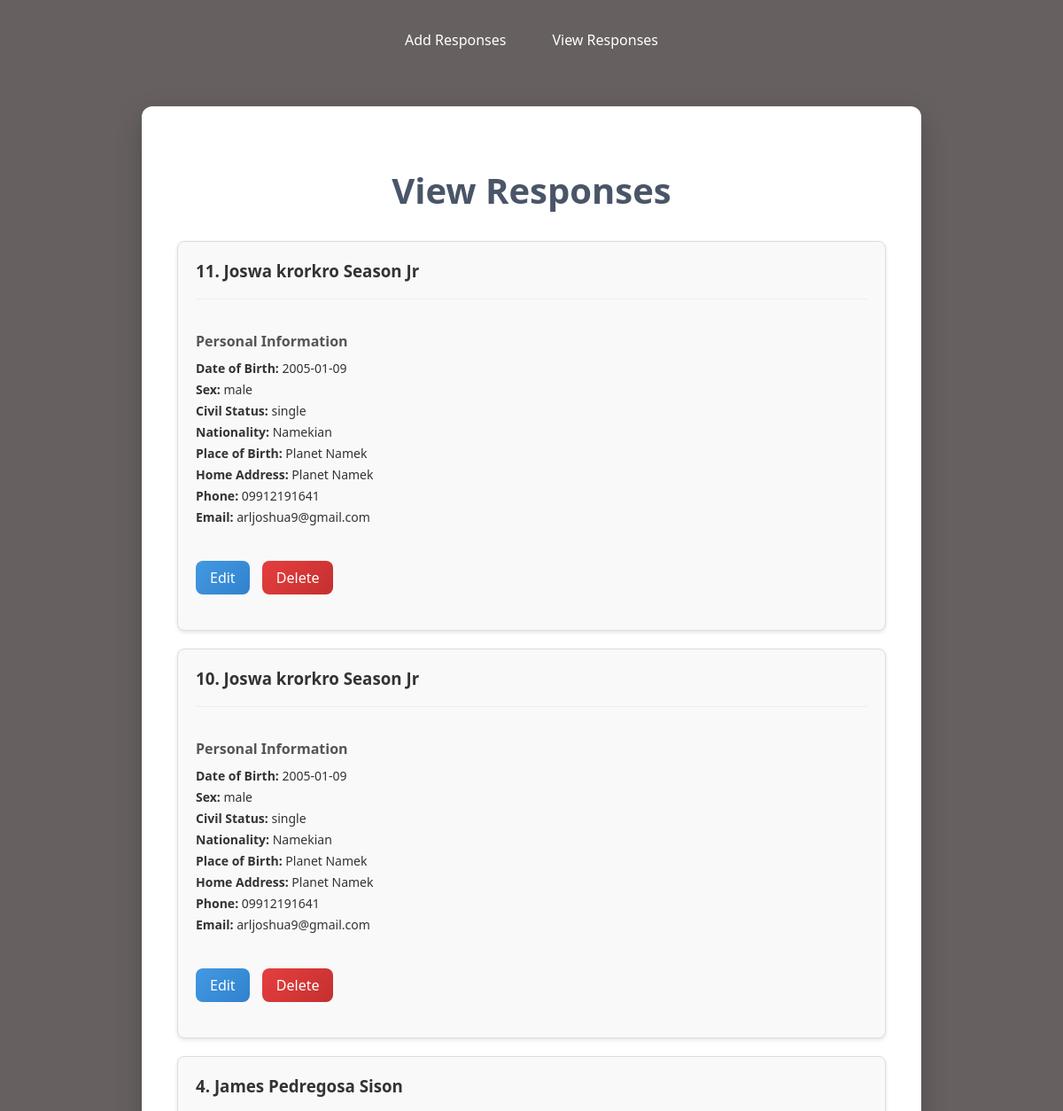
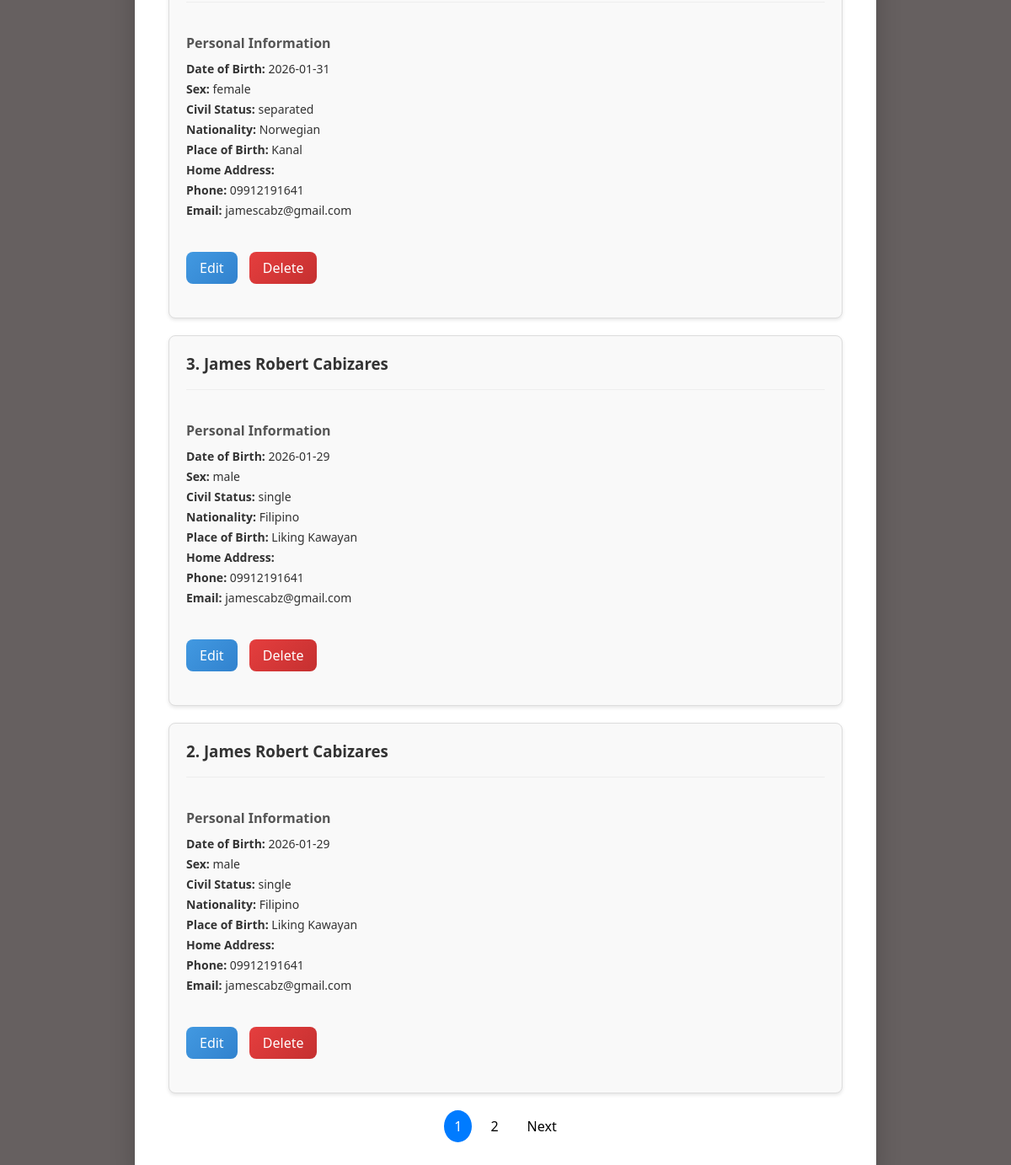
/View/view.php?error=invalid_method, run on an earlier commit of the app's database (2 pictures, top to bottom).
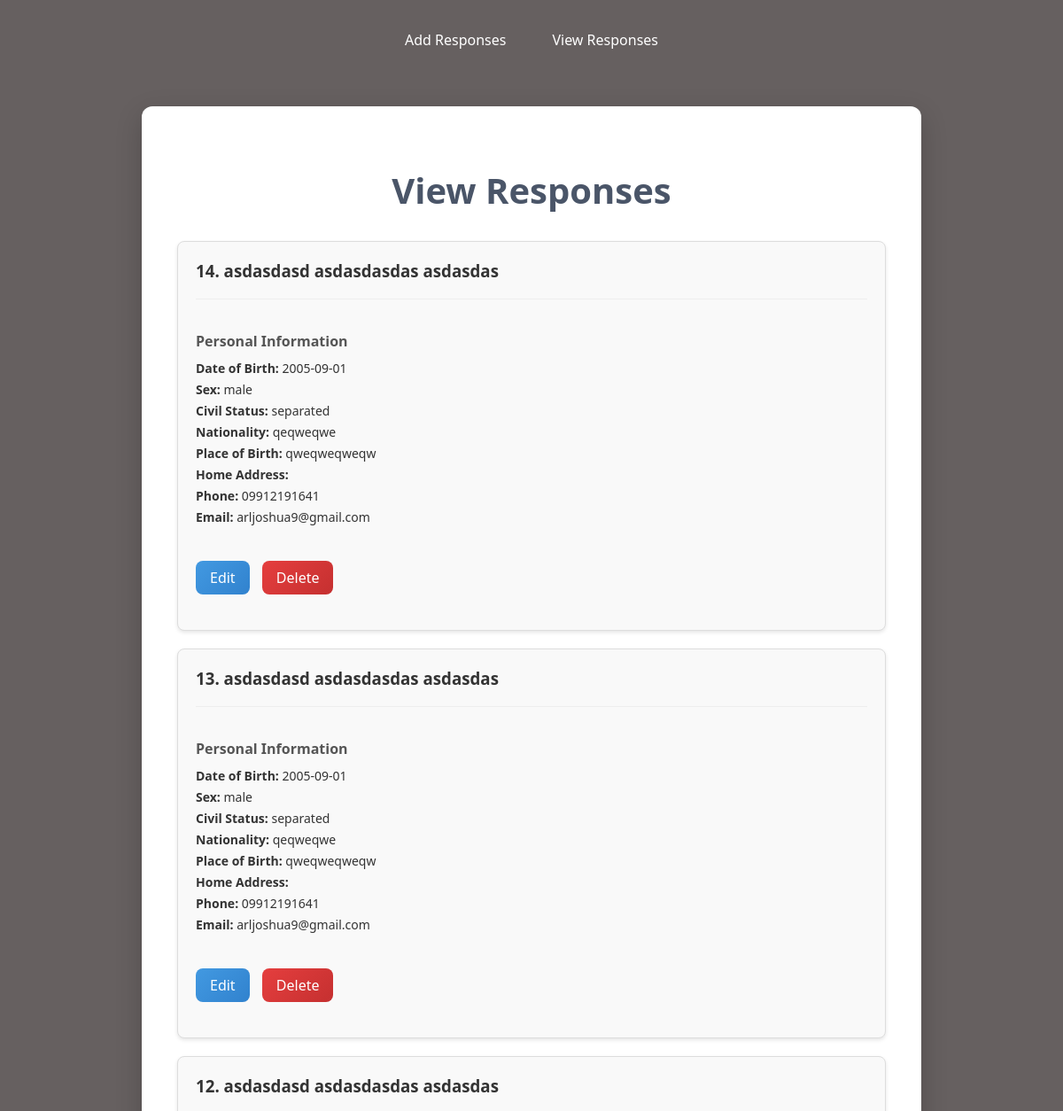
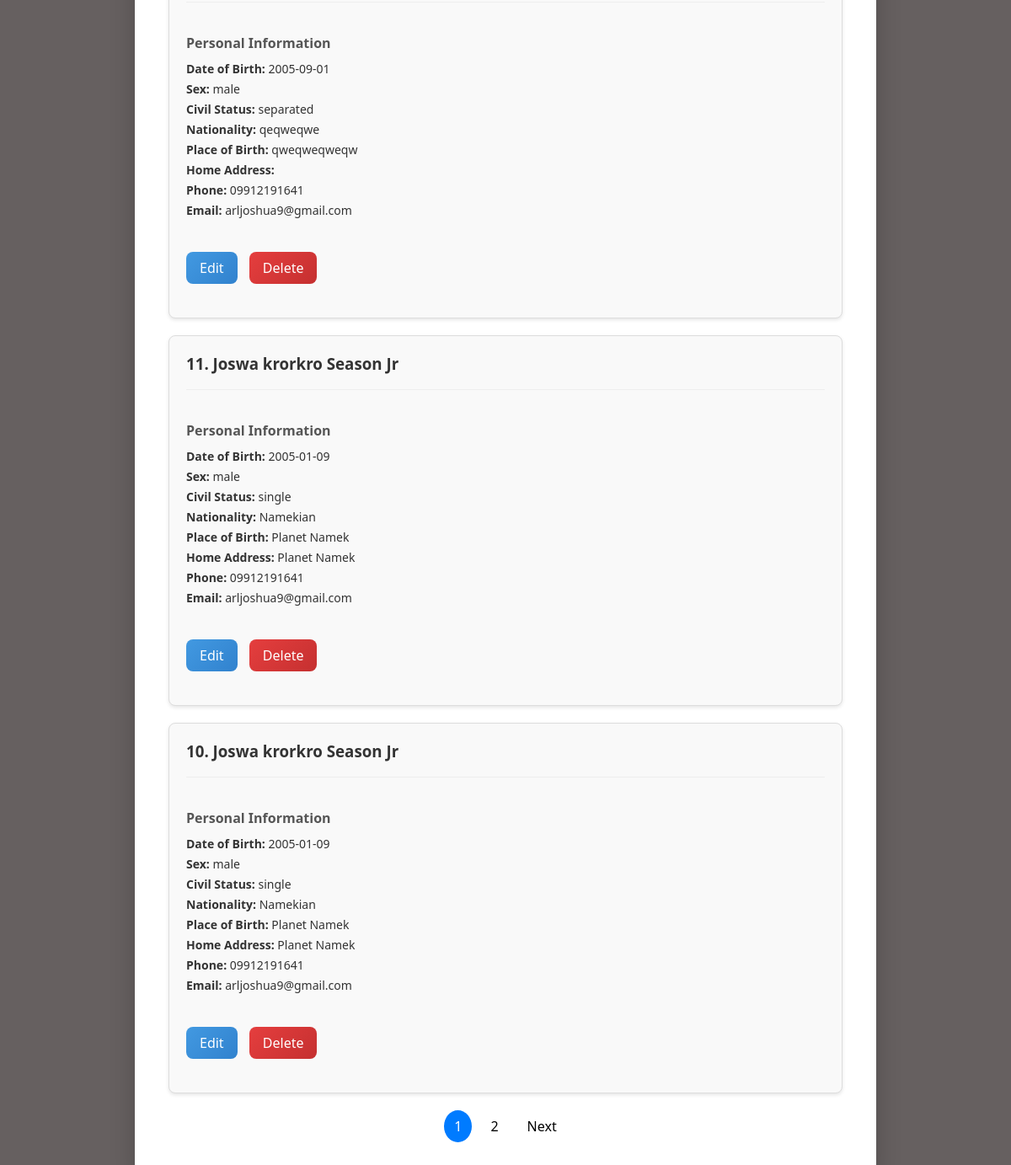
And on a later commit of the database (2 pictures, top to bottom).
### tables this page shows
CREATE TABLE `user` (
  `user_id` int(255) NOT NULL,
  `first_name` varchar(255) NOT NULL,
  `middle_name` varchar(255) NOT NULL,
  `last_name` varchar(255) NOT NULL,
  `suffix` varchar(255) DEFAULT NULL,
  `date_of_birth` date NOT NULL,
  `sex` varchar(255) NOT NULL,
  `civil_status` varchar(255) NOT NULL,
  `nationality` varchar(255) NOT NULL,
  `place_of_birth` varchar(255) NOT NULL,
  `home_address` varchar(255) NOT NULL,
  `phone_number` varchar(255) NOT NULL,
  `email_address` varchar(255) NOT NULL
);

### View/ViewController.php (called while the page is built, shortened)
<?php
class Database {
    private $host = "localhost";
    private $db_name = "onlineform";
    private $username = "root";
    private $password = "";
    private $conn;
    public function connect() {
        $this->conn = null;
        try {
            $this->conn = new PDO(
                "mysql:host={$this->host};dbname={$this->db_name};charset=utf8mb4",
                $this->username,
                $this->password,
                [
                    PDO::ATTR_ERRMODE => PDO::ERRMODE_EXCEPTION,
                    PDO::ATTR_EMULATE_PREPARES => false,
                ]
            );
        } catch (PDOException $exception) {
            echo "Connection error: " . $exception->getMessage();
        }
        return $this->conn;
    }
    public function getAllUsers() {
        $sql = "SELECT * FROM user ORDER BY user_id DESC";
        $stmt = $this->conn->prepare($sql);
        $stmt->execute();
        return $stmt->fetchAll(PDO::FETCH_ASSOC);
    }
        public function getUsersPaginated($limit, $offset) {
        $sql = "SELECT * FROM user ORDER BY user_id DESC LIMIT :limit OFFSET :offset";
        $stmt = $this->conn->prepare($sql);
        $stmt->bindParam(':limit', $limit, PDO::PARAM_INT);
        $stmt->bindParam(':offset', $offset, PDO::PARAM_INT);
        $stmt->execute();
        return $stmt->fetchAll(PDO::FETCH_ASSOC);
    }
    public function getTotalUsers() {
        $sql = "SELECT COUNT(*) as total FROM user";
        $stmt = $this->conn->prepare($sql);
        $stmt->execute();
        $result = $stmt->fetch(PDO::FETCH_ASSOC);
        return $result['total'];
    }
}
$db_instance = new Database();
if ($_SERVER['REQUEST_METHOD'] == 'GET') {
    $users = $db_instance->getAllUsers();
}
$limit = 5;
    $page = isset($_GET['page']) ? (int)$_GET['page'] : 1;
    $offset = ($page - 1) * $limit;
    $users = $db_instance->getUsersPaginated($limit, $offset);
    $totalUsers = $db_instance->getTotalUsers();
    $totalPages = ceil($totalUsers / $limit);
?>

### View/view.php (the view, shortened to what this page needs)
<!DOCTYPE html>
<html lang="en">
<head>
    <link rel="stylesheet" href="view.module.css">
</head>
<body>
    <?php
    require_once 'ViewController.php';
    ?>
    <div class="container">
    <h1>View Responses</h1>
    <?php if (!empty($users)): ?>
        <div class="users-grid">
            <?php foreach ($users as $user): ?>
                <div class="user-card">
                    <h3><?php echo htmlspecialchars($user['user_id']. '.' . ' ' . $user['first_name'] . ' ' . $user['middle_name'] . ' ' . $user['last_name'] . ($user['suffix'] ? ' ' . $user['suffix'] : '')); ?></h3>
                    <div class="card-section">
                        <h4>Personal Information</h4>
                        <p><strong>Date of Birth:</strong> <?php echo htmlspecialchars($user['date_of_birth']); ?></p>
                        <p><strong>Sex:</strong> <?php echo htmlspecialchars($user['sex']); ?></p>
                        <p><strong>Civil Status:</strong> <?php echo htmlspecialchars($user['civil_status']); ?></p>
                        <p><strong>Nationality:</strong> <?php echo htmlspecialchars($user['nationality']); ?></p>
                        <p><strong>Place of Birth:</strong> <?php echo htmlspecialchars($user['place_of_birth']); ?></p>
                        <p><strong>Home Address:</strong> <?php echo htmlspecialchars($user['home_address']); ?></p>
                        <p><strong>Phone:</strong> <?php echo htmlspecialchars($user['phone_number']); ?></p>
                        <p><strong>Email:</strong> <?php echo htmlspecialchars($user['email_address']); ?></p>
                    </div>
                    <button class="edit-btn" data-id="<?php echo $user['user_id']; ?>">Edit</button>
                    <button class="delete-btn" data-id="<?php echo $user['user_id']; ?>">Delete</button>
                </div>
            <?php endforeach; ?>
        </div>
    <?php else: ?>
        <p>No users found.</p>
    <?php endif; ?>
    <div class="pagination">
    <?php for ($i = 1; $i <= $totalPages; $i++): ?>
        <a href="?page=<?php echo $i; ?>" <?php if ($i == $page) echo 'class="active"'; ?>><?php echo $i; ?></a>
    <?php endfor; ?>
    <?php if ($page < $totalPages): ?>
        <a href="?page=<?php echo $page + 1; ?>">Next</a>
    <?php endif; ?>
</div>
</div>
</body>
</html>

What changed in the data, as far as the page shows it:
no longer on this page (row unchanged): user: user_id+first_name+middle_name "4. James Pedregosa Sison", date_of_birth "2026-01-31", sex "female", civil_status "separated", nationality "Norwegian", place_of_birth "Kanal", phone_number "09912191641", email_address "jamescabz@gmail.com"
no longer on this page (row unchanged): user: user_id+first_name+middle_name "3. James Robert Cabizares", date_of_birth "2026-01-29", sex "male", civil_status "single", nationality "Filipino", place_of_birth "Liking Kawayan", phone_number "09912191641", email_address "jamescabz@gmail.com"
no longer on this page (row unchanged): user: user_id+first_name+middle_name "2. James Robert Cabizares", date_of_birth "2026-01-29", sex "male", civil_status "single", nationality "Filipino", place_of_birth "Liking Kawayan", phone_number "09912191641", email_address "jamescabz@gmail.com"
added user: user_id+first_name+middle_name "14. asdasdasd asdasdasdas asdasdas", date_of_birth "2005-09-01", sex "male", civil_status "separated", nationality "qeqweqwe", place_of_birth "qweqweqweqw", phone_number "09912191641", email_address "arljoshua9@gmail.com"
added user: user_id+first_name+middle_name "13. asdasdasd asdasdasdas asdasdas", date_of_birth "2005-09-01", sex "male", civil_status "separated", nationality "qeqweqwe", place_of_birth "qweqweqweqw", phone_number "09912191641", email_address "arljoshua9@gmail.com"
added user: user_id+first_name+middle_name "12. asdasdasd asdasdasdas asdasdas", date_of_birth "2005-09-01", sex "male", civil_status "separated", nationality "qeqweqwe", place_of_birth "qweqweqweqw", phone_number "09912191641", email_address "arljoshua9@gmail.com"
